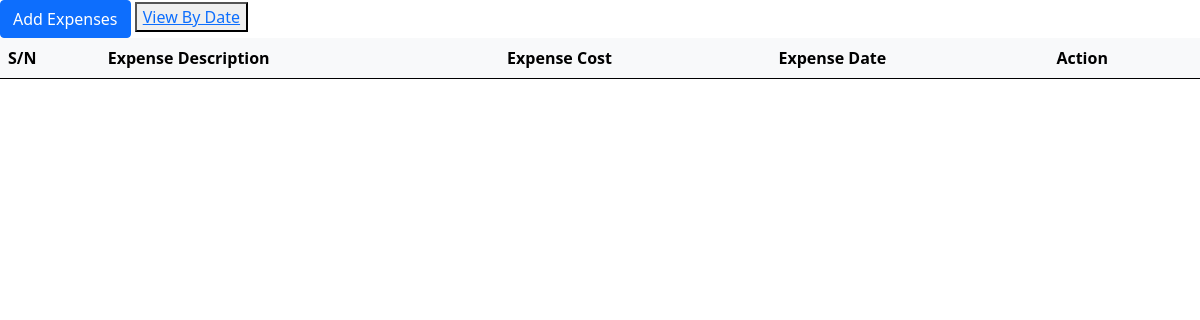
Page /expensetracker/all on the earlier database version.
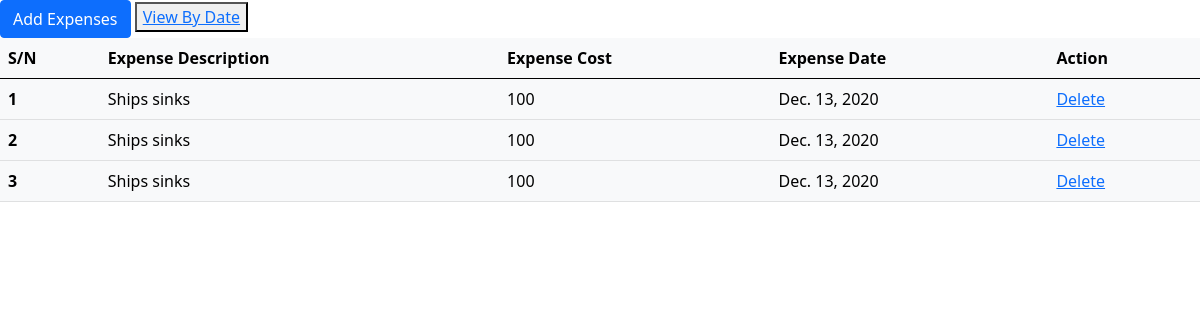
Same page on the later database version.
### expensetracker/models.py (models this page shows, shortened)
class Expenses(models.Model):
    user = models.ForeignKey(User, on_delete=models.CASCADE, null=True)
    date = models.DateField()
    description = models.CharField(max_length=100, null=True)
    cost = models.CharField(max_length=30)
    notedate = models.DateTimeField(auto_now_add=True)

### expensetracker/views.py (the view, shortened to what this page needs)
# urls.py: path('', views.index, name='index'),
def index(request):
    entries = Expenses.objects.order_by('-notedate')
    form = ExpenseForm()
    context = {'entries': entries, "form": form}
    return render(request, 'expensetracker/index.html', context)

### expensetracker/templates/expensetracker/index.html (shortened to what this page needs)
{% extends 'expensetracker/base.html' %}
{% load crispy_forms_tags %}
{%block body%}
<button type="button" class="btn btn-primary" data-bs-toggle="modal" data-bs-target="#exampleModal">
  Add Expenses
</button>
<button><a href="daterange">View By Date</a></button>
<table class="table table-light">
  <thead>
    <tr>
      <th scope="col">S/N</th>
      <th scope="col">Expense Description</th>
      <th scope="col">Expense Cost</th>
      <th scope="col">Expense Date</th>
      <th scope="col">Action</th>
    </tr>
  </thead>
  <tbody>
    {%for entry in entries%}
    <tr>
      <th scope="row">{{forloop.counter}}</th>
      <td>{{entry.description}}</td>
      <td>{{entry.cost}}</td>
      <td>{{entry.date}}</td>
      <td scope="col">
        <a href="{% url 'edit_entry' entry.id %}?del=true">Delete</a>
      </td>
    </tr>
    {%endfor%}
  </tbody>
</table>
{%endblock%}

### expensetracker/templates/expensetracker/base.html (shortened to what this page needs)
<!DOCTYPE html>
<html lang="en">
<head>
  <link href="https://cdn.jsdelivr.net/npm/bootstrap@5.0.0-beta1/dist/css/bootstrap.min.css" rel="stylesheet"
>
</head>
<body>
  {%block body%}
  {%endblock%}
</body>
</html>

Differences in the rows shown:
added Expenses: description "Ships sinks", cost "100", date "Dec. 13, 2020"
added Expenses: description "Ships sinks", cost "100", date "Dec. 13, 2020"
added Expenses: description "Ships sinks", cost "100", date "Dec. 13, 2020"
